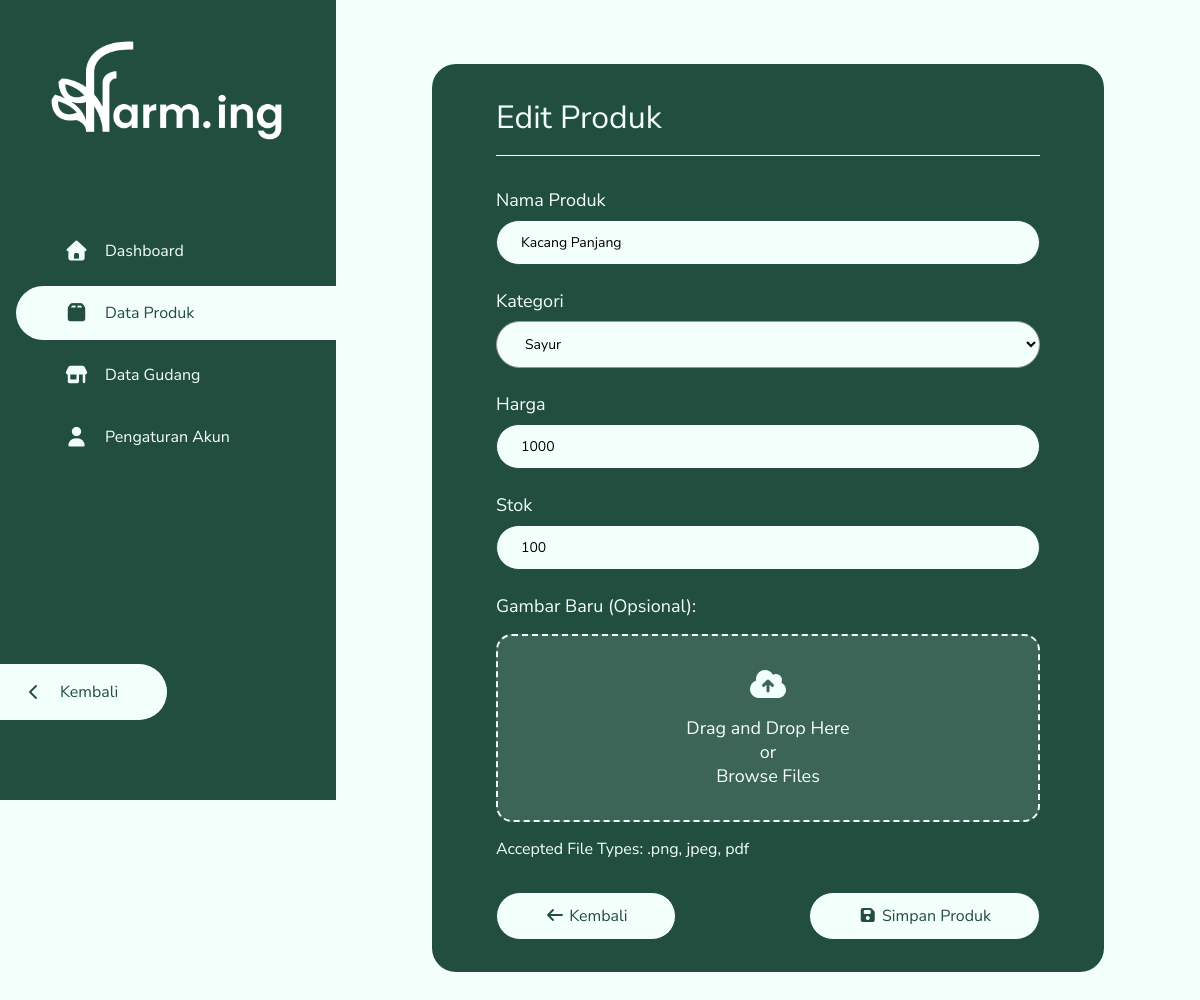
The app's page /dashboard/admin/produk/kelola/?id=3 (signed in) with its own data.
### tables this page shows
CREATE TABLE `produk` (
  `id_produk` int(11) NOT NULL,
  `nama` varchar(250) NOT NULL,
  `id_kategori` int(11) NOT NULL,
  `stok` int(50) NOT NULL,
  `harga` decimal(50,0) NOT NULL,
  `gambar` varchar(200) NOT NULL
);

CREATE TABLE `kategori` (
  `id_kategori` int(11) NOT NULL,
  `nama_kategori` varchar(20) NOT NULL
);

### functions/products.php (called while the page is built, shortened)
<?php
function ambil_produk_by_id($conn, $id)
{
    $query = 'SELECT * FROM produk WHERE id_produk = ?';
    $stmt = $conn->prepare($query);
    $stmt->bind_param('i', $id);
    $stmt->execute();
    $result = $stmt->get_result();
    $data = $result->fetch_assoc();
    return $data ?: false;
}

### dashboard/admin/produk/kelola/index.php (the view, shortened to what this page needs)
<?php
require_once '../../../../includes/koneksi.php';
$nama = '';
$id_kategori = '';
$stok = '';
$harga = '';
if (isset($_GET['id'])) {
    require_once $_SERVER['DOCUMENT_ROOT'] . NM_FOLDER . '/functions/products.php';
    $id = $_GET['id'];
    $produk = ambil_produk_by_id($conn, $id);
    if ($produk) {
        $nama = $produk['nama'];
        $id_kategori = $produk['id_kategori'];
        $stok = $produk['stok'];
        $harga = $produk['harga'];
    } else {
        echo "<script>alert('Produk Tidak Ditemukan. Harap masukkan ID yang tepat!'); window.location.href='../'</script>";
    }
}
?>
<!DOCTYPE html>
<html lang="en">
<head>
    <link rel="stylesheet" href="../../../../assets/style/global.css">
    <link rel="stylesheet" href="../../../../assets/style/dashboard.css">
    <link rel="stylesheet" href="https://cdnjs.cloudflare.com/ajax/libs/font-awesome/7.0.1/css/all.min.css">
</head>
<body>
    <main class="crud produk">
        <?php require_once '../../../../includes/admin/aside.php'; ?>
        <div class="main">
            <section class="kelola">
                <h2><?= isset($_GET['id']) ? 'Edit' : 'Tambah' ?> Produk</h2>
                <hr>
                <form action="./" method="post" enctype="multipart/form-data">
                    <div class="input-box">
                        <label for="nama" class="input-label">Nama Produk</label>
                        <input type="text" name="nama" id="nama" placeholder="ex: Sawi" value="<?= htmlspecialchars($nama) ?>" required>
                    </div>
                    <div class="input-box">
                        <label for="kategori" class="input-label">Kategori</label>
                        <select class="input-select" name="id_kategori" id="kategori" required>
                            <?php
                            $query_kategori = 'SELECT * FROM kategori';
                            $result_kategori = $conn->query($query_kategori);
                            while ($row_kategori = $result_kategori->fetch_assoc()) {
                            ?>
                                <option value="<?= $row_kategori['id_kategori']; ?>" <?= $id_kategori == $row_kategori['id_kategori'] ? 'selected' : '' ?>>
                                    <?= $row_kategori['nama_kategori']; ?>
                                </option>
                            <?php } ?>
                        </select>
                    </div>
                    <div class="input-box">
                        <label for="harga" class="input-label">Harga</label>
                        <input type="text" name="harga" id="harga" placeholder="ex: 15000" value="<?= htmlspecialchars($harga) ?>" required>
                    </div>
                    <div class="input-box">
                        <label for="stok" class="input-label">Stok</label>
                        <input type="number" name="stok" id="stok" placeholder="ex: 100" value="<?= htmlspecialchars($stok) ?>" required>
                    </div>
                    <div class="input-box">
                        <p class="input-label"><?= isset($_GET['id']) ? 'Gambar Baru (Opsional):' : 'Gambar:' ?></p>
                        <label class="drop-area" id="drop-area" for="gambar">
                            <div id="img-view">
                                <i class="fas fa-cloud-arrow-up"></i>
                                <p>Drag and Drop Here</p>
                                <p>or</p>
                                <p class="browse-files">Browse Files</p>
                            </div>
                        </label>
                        <p>Accepted File Types: .png, jpeg, pdf</p>
                    </div>
                    <div class="btn-group">
                        <a href="../" class="btn btn-light">
                            <i class="fas fa-arrow-left"></i>
                            Kembali
                        </a>
                        <?php
                        if (isset($_GET['id'])){
                        ?>
                        <button type="submit" name="update_produk" class="btn btn-light">
                            <i class="fas fa-floppy-disk"></i>
                            Simpan Produk
                        </button>
                        <?php } ?>
                    </div>
                </form>
            </section>
        </div>
    </main>
</body>
</html>

### assets/style/global.css (style rules this page uses)
:root { --primary: #214E3F; --secondary: #F3FFFA; --alternate: #E2FFF5; --default-transition: cubic-bezier(0.165, 0.84, 0.44, 1); }
* { margin: 0; padding: 0; box-sizing: border-box; scroll-behavior: smooth; font-family: 'Nunito Sans', Arial, sans-serif; scroll-margin-top: 5rem; }
body { background-color: var(--secondary); font-family: 'Nunito Sans', Arial, sans-serif; }
a { text-decoration: none; }
.btn { padding: 0.75rem 3rem; border-radius: 60px; width: fit-content; display: block; transition: .3s var(--default-transition); cursor: pointer; font-size: 1rem; }
.btn-light { background-color: var(--secondary); color: var(--primary); border: 1px solid var(--primary); }
.input-box input, .input-box select { padding: 0.75rem 1.5rem; border-radius: 2rem; outline: none; border: 1px solid #999; margin-bottom: 1.5rem; width: 100%; font-size: 14px; background-color: var(--secondary); }
.input-box input:valid { border: 1px solid var(--primary); }
.input-box input::placeholder { color: #828282; }

### assets/style/dashboard.css (style rules this page uses)
main { display: flex; }
main h2 { font-size: 2rem; font-weight: normal; }
main .main { width: 100%; padding: 4rem 6rem; color: var(--primary); }
main.crud section.kelola { background-color: var(--primary); color: var(--secondary); padding: 2rem 4rem; border-radius: 1.5rem; }
main.crud section.kelola hr { border: 0; height: 1px; background-color: var(--secondary); margin: 1rem 0 2rem 0; }
main.crud section.kelola .btn-group { display: flex; justify-content: space-between; gap: 0.5rem; margin-top: 2rem; }
main.crud .input-box label, main.crud .input-box .input-label { display: block; margin-bottom: 0.5rem; font-size: 1.125rem; }
main.crud .input-box .drop-area { border: 2px dashed var(--secondary); border-radius: 1rem; margin: 1rem 0; text-align: center; cursor: pointer; background-color: rgba(255, 255, 255, 0.125); transition: background 0.2s, border-color 0.2s; }
main.crud .input-box .drop-area #img-view { background-size: cover; background-position: center; padding: 2rem; border-radius: inherit; }
main.crud .input-box .drop-area .fas { font-size: 2rem; margin-bottom: 1rem; }

### records on screen
produk: nama "Kacang Panjang", id_kategori "Sayur", harga "1000", stok "100"
